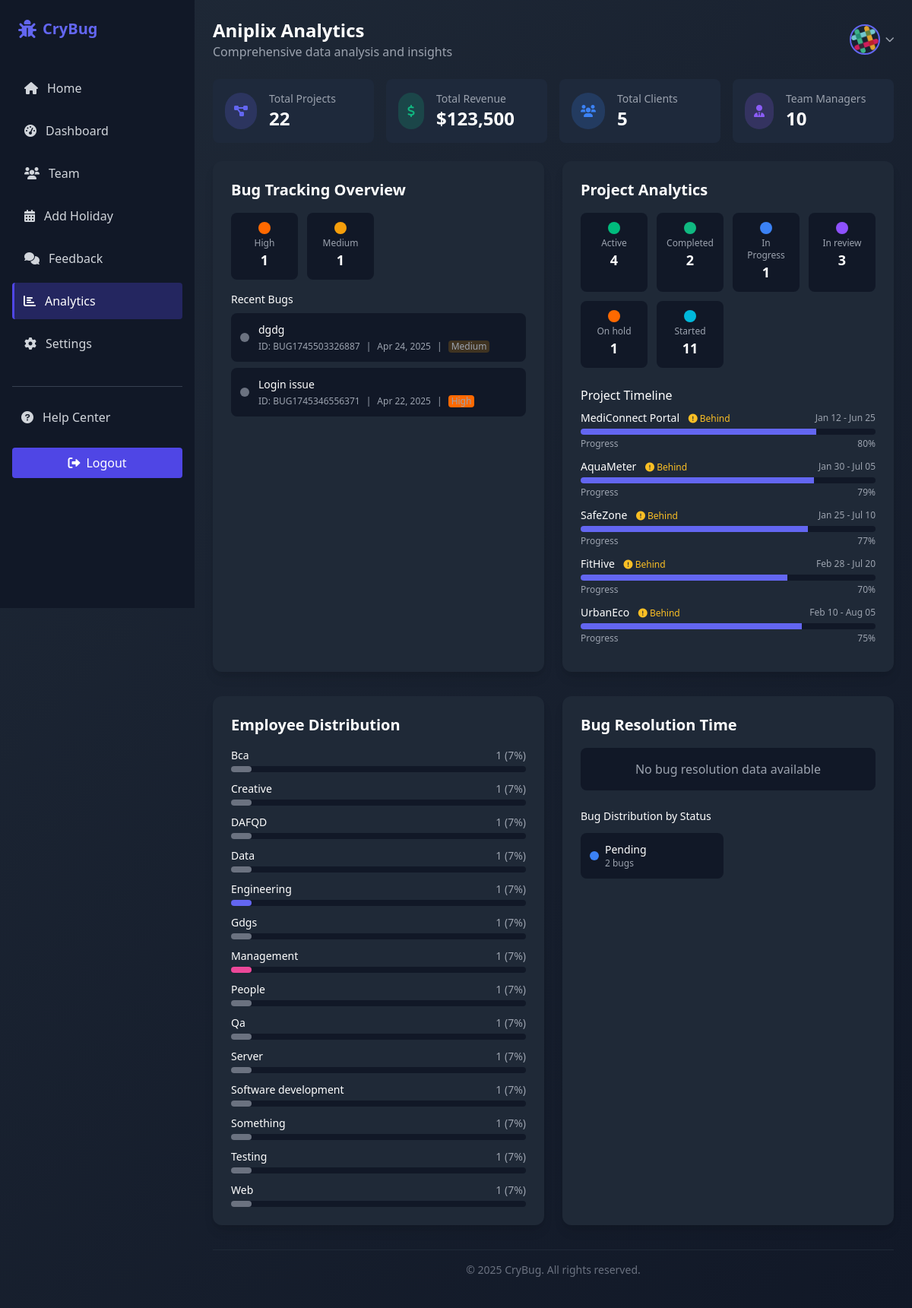
/companyProfile/analysis.php (signed in), run on the app's committed database.
### tables this page shows
CREATE TABLE `company` (
  `cmp_id` varchar(14) NOT NULL,
  `cmp_name` varchar(255) NOT NULL,
  `cmp_descp` varchar(500) NOT NULL,
  `cmp_pincode` varchar(10) NOT NULL,
  `cmp_mail` varchar(255) NOT NULL,
  `cmp_phone` varchar(13) NOT NULL,
  `cmp_password` varchar(255) NOT NULL,
  `cmp_logo` varchar(1000) NOT NULL,
  `cmp_address` varchar(600) NOT NULL,
  `cmp_clients` int DEFAULT NULL,
  `github` varchar(1000) DEFAULT '#',
  `linkedin` varchar(1000) DEFAULT '#',
  `x` varchar(1000) DEFAULT '#'
);

CREATE TABLE `bug` (
  `bug_id` varchar(255) NOT NULL,
  `bug_title` varchar(255) DEFAULT NULL,
  `bug_descp` varchar(255) DEFAULT NULL,
  `bug_created_date` timestamp NULL DEFAULT CURRENT_TIMESTAMP,
  `bug_resolved_date` timestamp NULL DEFAULT NULL,
  `bug_status` varchar(100) DEFAULT NULL,
  `bug_progress` int NOT NULL,
  `bug_severity` varchar(100) DEFAULT NULL,
  `bug_assigned_to` varchar(255) DEFAULT NULL,
  `bug_reported_by` varchar(255) DEFAULT NULL,
  `bug_alloc_mag` varchar(255) DEFAULT NULL,
  `bug_alloc_cmp` varchar(255) DEFAULT NULL,
  `bug_alloc_emp` varchar(255) DEFAULT NULL
);

CREATE TABLE `project` (
  `project_id` varchar(255) NOT NULL,
  `project_name` varchar(255) DEFAULT NULL,
  `project_descp` varchar(100) DEFAULT NULL,
  `project_start_date` timestamp NULL DEFAULT CURRENT_TIMESTAMP,
  `project_end_date` timestamp NULL DEFAULT NULL,
  `project_budget` varchar(255) DEFAULT NULL,
  `project_profit` varchar(255) DEFAULT NULL,
  `project_progress` int DEFAULT NULL,
  `project_rating` float DEFAULT NULL,
  `project_status` varchar(255) DEFAULT NULL,
  `project_priority` varchar(255) NOT NULL,
  `category` varchar(255) NOT NULL,
  `project_alloc_mag` varchar(255) DEFAULT NULL,
  `project_alloc_cmp` varchar(255) DEFAULT NULL,
  `project_alloc_emp` varchar(255) DEFAULT NULL,
  `created_at` timestamp NULL DEFAULT CURRENT_TIMESTAMP
);

### companyProfile/analysis.php (the view, shortened to what the rows shown need)
<?php
$companyName = $_SESSION['cmp_name'] ?? 'Company';
$companyId = $_SESSION['cmp_id'] ?? '';
include "connection.php";
$clientsQuery = "SELECT cmp_clients FROM company WHERE cmp_id = '$companyId'";
$clientsResult = $con->query($clientsQuery);
$clientsData = $clientsResult->fetch_assoc();
$totalClients = $clientsData['cmp_clients'] ?? 0;
$recentBugsQuery = "SELECT
                        bug_id,
                        bug_title,
                        bug_status,
                        bug_severity,
                        bug_created_date
                    FROM bug
                    WHERE bug_alloc_cmp = '$companyId'
                    ORDER BY bug_created_date DESC
                    LIMIT 5";
$recentBugsResult = $con->query($recentBugsQuery);
$projectTimelineQuery = "SELECT
                        project_name,
                        project_start_date,
                        project_end_date,
                        project_progress
                      FROM project
                      WHERE project_alloc_cmp = '$companyId'
                      ORDER BY project_end_date ASC
                      LIMIT 5";
$projectTimelineResult = $con->query($projectTimelineQuery);
?>
<!DOCTYPE html>
<html lang="en">
<head>
  <link rel="stylesheet" href="https://cdnjs.cloudflare.com/ajax/libs/tailwindcss/2.2.19/tailwind.min.css">
  <link rel="stylesheet" href="https://cdnjs.cloudflare.com/ajax/libs/font-awesome/6.0.0-beta3/css/all.min.css">
  <link rel="stylesheet" href="dashboard.css">
  <link rel="stylesheet" href="../src/output.css">
</head>
<body class="bg-black bg-gradient-custom text-white min-h-screen font-sans antialiased">
<div class="flex flex-col md:flex-row">
  <aside class="sidebar w-64 bg-gray-900 p-4 md:h-screen transition-all" id="sidebar">
    <div class="flex items-center justify-between mb-8 p-2">
      <div class="flex items-center">
        <h1 class="text-xl font-bold text-indigo-500">CryBug</h1>
      </div>
    </div>
  </aside>
  <main class="md:ml-64 lg:ml-64 flex-1 p-4 md:p-6 transition-all">
    <div class="flex flex-col md:flex-row justify-between items-center mb-6">
      <div>
        <h1 class="text-2xl font-bold"><?php echo ucfirst(htmlspecialchars($companyName)); ?> Analytics</h1>
      </div>
    </div>
    <div class="grid grid-cols-1 md:grid-cols-2 lg:grid-cols-4 gap-4 mb-6">
      <div class="bg-gray-800 rounded-xl p-4 stat-card">
        <div class="flex items-center">
          <div>
            <h3 class="text-gray-400 text-sm">Total Clients</h3>
            <p class="text-2xl font-bold"><?php echo number_format($totalClients); ?></p>
          </div>
        </div>
      </div>
    </div>
    <section class="grid grid-cols-1 md:grid-cols-2 gap-6 mb-8">
      <div class="bg-gray-800 p-6 rounded-xl shadow-lg card-hover transition-all duration-300">
        <h2 class="text-xl font-bold mb-4">Bug Tracking Overview</h2>
          <?php
          $priorityColors = [
              'low' => 'bg-blue-500',
              'medium' => 'bg-yellow-500',
              'high' => 'bg-orange-500',
              'critical' => 'bg-red-500'
          ];
          ?>
        <div class="space-y-2">
        <?php
        if ($recentBugsResult && $recentBugsResult->num_rows > 0) {
            while ($bug = $recentBugsResult->fetch_assoc()) {
                $statusClass = 'bg-gray-500';
                $priorityClass = $priorityColors[strtolower($bug['bug_severity'])] ?? 'bg-gray-500';
                $bugDate = new DateTime($bug['bug_created_date']);
                $formattedDate = $bugDate->format('M d, Y');
        ?>
                <div class="flex items-center bg-gray-900 p-3 rounded-lg">
                    <div class="rounded-full <?php echo $statusClass; ?> h-3 w-3 mr-3"></div>
                    <div class="flex-1">
                        <p class="font-medium text-sm"><?php echo htmlspecialchars($bug['bug_title']); ?></p>
                        <div class="flex items-center text-xs text-gray-400 mt-1">
                            <span class="mr-2">ID: <?php echo $bug['bug_id']; ?></span>
                            <span class="mr-2">|</span>
                            <span class="mr-2"><?php echo $formattedDate; ?></span>
                            <span class="mr-2">|</span>
                            <span class="px-1 rounded text-xs <?php echo $priorityClass; ?> bg-opacity-20"><?php echo ucfirst($bug['bug_severity']); ?></span>
                        </div>
                    </div>
                </div>
        <?php
            }
        } else {
        ?>
            <div class="bg-gray-900 p-3 rounded-lg text-center">
                <p class="text-gray-400">No recent bugs reported</p>
            </div>
        <?php
        }
        ?>
        </div>
      </div>
      <div class="bg-gray-800 p-6 rounded-xl shadow-lg card-hover transition-all duration-300">
        <h2 class="text-xl font-bold mb-4">Project Analytics</h2>
        <div class="mt-6">
          <?php
          if ($projectTimelineResult && $projectTimelineResult->num_rows > 0) {
              while ($timeline = $projectTimelineResult->fetch_assoc()) {
                  $startDate = new DateTime($timeline['project_start_date']);
                  $endDate = new DateTime($timeline['project_end_date']);
                  $now = new DateTime();
                  $progress = $timeline['project_progress'] ?? 0;
                  $duration = $startDate->diff($endDate)->days;
                  $elapsed = $startDate->diff($now)->days;
                  $percentComplete = min(100, max(0, ($elapsed / max(1, $duration)) * 100));
                  $progressIndicator = '';
                  if ($progress >= $percentComplete) {
                      $progressIndicator = '<span class="text-green-400 text-xs ml-2"><i class="fas fa-check-circle"></i> On track</span>';
                  } else {
                      $progressIndicator = '<span class="text-yellow-400 text-xs ml-2"><i class="fas fa-exclamation-circle"></i> Behind</span>';
                  }
                  $startFormatted = $startDate->format('M d');
                  $endFormatted = $endDate->format('M d');
          ?>
                  <div class="mb-3">
                      <div class="flex justify-between items-center mb-1">
                          <div class="text-sm font-medium"><?php echo htmlspecialchars($timeline['project_name']); ?> <?php echo $progressIndicator; ?></div>
                          <div class="text-xs text-gray-400"><?php echo $startFormatted; ?> - <?php echo $endFormatted; ?></div>
                      </div>
                      <div class="bg-gray-900 rounded-full overflow-hidden">
                          <div class="bg-indigo-500 h-2" style="width: <?php echo $progress; ?>%"></div>
                      </div>
                      <div class="flex justify-between mt-1">
                          <span class="text-xs text-gray-400">Progress</span>
                          <span class="text-xs text-gray-400"><?php echo $progress; ?>%</span>
                      </div>
                  </div>
          <?php
              }
          } else {
          ?>
              <div class="bg-gray-900 p-3 rounded-lg text-center">
                  <p class="text-gray-400">No projects available</p>
              </div>
          <?php
          }
          ?>
        </div>
      </div>
    </section>
    <section class="grid grid-cols-1 md:grid-cols-2 gap-6 mb-8">
      <div class="bg-gray-800 p-6 rounded-xl shadow-lg card-hover transition-all duration-300">
        <h2 class="text-xl font-bold mb-4">Employee Distribution</h2>
      </div>
      <div class="bg-gray-800 p-6 rounded-xl shadow-lg card-hover transition-all duration-300">
        <h2 class="text-xl font-bold mb-4">Bug Resolution Time</h2>
      </div>
    </section>
  </main>
</div>
</body>
</html>

### data on the page
company: cmp_clients "5"
bug: bug_title "dgdg", bug_id "BUG1745503326887", bug_created_date "Apr 24, 2025", bug_severity "Medium"
bug: bug_title "Login issue", bug_id "BUG1745346556371", bug_created_date "Apr 22, 2025", bug_severity "High"
project: project_name "MediConnect Portal", shows "Behind", project_start_date "Jan 12", project_end_date "Jun 25", project_progress "80"
project: project_name "AquaMeter", shows "Behind", project_start_date "Jan 30", project_end_date "Jul 05", project_progress "79"
project: project_name "SafeZone", shows "Behind", project_start_date "Jan 25", project_end_date "Jul 10", project_progress "77"
project: project_name "FitHive", shows "Behind", project_start_date "Feb 28", project_end_date "Jul 20", project_progress "70"
project: project_name "UrbanEco", shows "Behind", project_start_date "Feb 10", project_end_date "Aug 05", project_progress "75"

### other printed values
$companyName "Aniplix"
$totalProjects "22"
$totalRevenue "123,500"
$totalManagers "10"
$priority "High"
$count "1"
$priority "Medium"
$status "Active"
$count "4"
$status "Completed"
$count "2"
$status "In Progress"
$status "In review"
$count "3"
$status "On hold"
